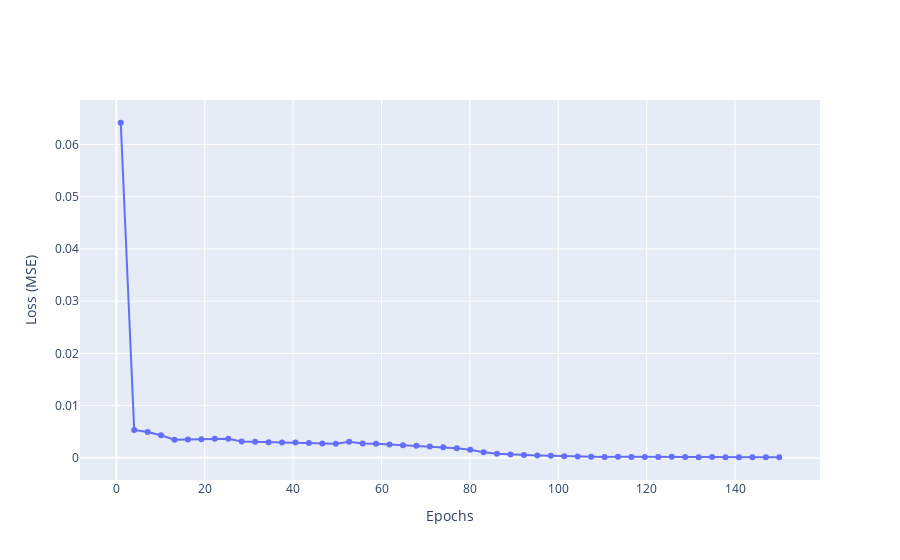

Source (notebook cell):
### Code cell
fig = go.Figure()
fig.add_trace(go.Scatter(x = np.linspace(1,150), y = history.history['loss'],
                         showlegend=False, mode="markers+lines"))
fig.update_xaxes(title='Epochs')
fig.update_yaxes(title='Loss (MSE)')

### Figure 1 — Plotly figure (JSON) as saved in the notebook; plotly's stock layout.template omitted (floating-point values rounded to 4 significant figures; data arrays with more than 128 entries replaced by an {"elided": "..."} marker saying what was removed)
{"data": [{"mode": "markers+lines", "showlegend": false, "type": "scatter", "x": [1, 4.041, 7.082, 10.12, 13.16, 16.2, 19.24, 22.29, 25.33, 28.37, 31.41, 34.45, 37.49, 40.53, 43.57, 46.61, 49.65, 52.69, 55.73, 58.78, 61.82, 64.86, 67.9, 70.94, 73.98, 77.02, 80.06, 83.1, 86.14, 89.18, 92.22, 95.27, 98.31, 101.3, 104.4, 107.4, 110.5, 113.5, 116.6, 119.6, 122.6, 125.7, 128.7, 131.8, 134.8, 137.8, 140.9, 143.9, 147.0, 150], "y": {"elided": "150 float values"}}], "layout": {"xaxis": {"title": {"text": "Epochs"}}, "yaxis": {"title": {"text": "Loss (MSE)"}}}}
